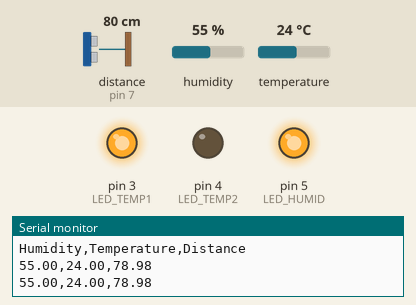
Recording of a sketch running on a simulated Arduino Uno, built with avr-gcc and run on an emulated ATmega328P. Shown: output pins drawn as LEDs (lit = HIGH), the last lines printed to the serial monitor. Wiring (inferred from the names in the program): ultrasonic range finder: trigger pin 6; echo pin 7. The test bench sets the inputs (shaded band); at power-on: humidity 55 %, temperature 24 °C, distance to the obstacle (sensor on pin 7) 80 cm. The echo pulse lasts 58.3 µs per cm; pins used as bus, display or sensor lines are not drawn.

Above: at 2.8 s.
2.9 s: humidity set to 53 %
At 4.5 s:
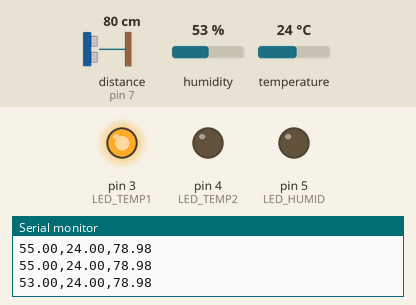
5.6 s: temperature set to 24.6 °C
8.3 s: temperature set to 25.6 °C
At 10.4 s:
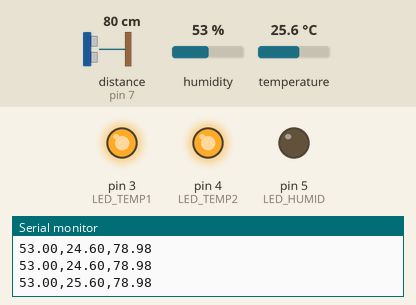
11.5 s: humidity set to 68 %
At 12.4 s:
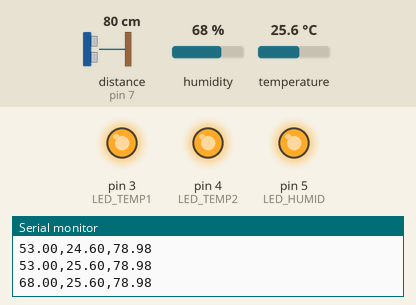
14.2 s: humidity set to 22 %
At 17.3 s:
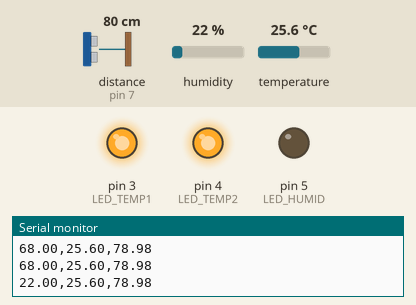
17.6 s: humidity set to 88 %
At 19.4 s:
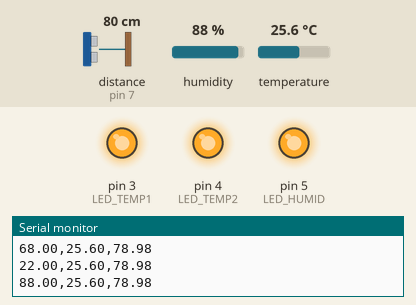
Timing chart, 0 to 20.9 s (numbered marks = the images above; inputs shaded):
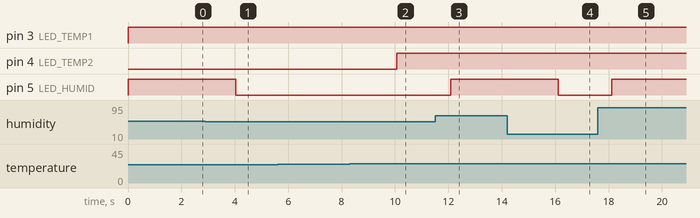

Measured:
- the behaviour switches between 55 and 54 % on humidity (found by bisection; images 0 and 1)
- the behaviour switches between 24.9 and 25 °C on temperature (found by bisection; images 1 and 2)
- after the input at 2.9 s, pin 5 (LED_HUMID): HIGH → LOW after 1.1 s
- after the input at 8.3 s, pin 4 (LED_TEMP2): LOW → HIGH after 1.8 s
- after the input at 11.5 s, pin 5 (LED_HUMID): LOW → HIGH after 0.58 s
- after the input at 14.2 s, pin 5 (LED_HUMID): HIGH → LOW after 1.9 s
- after the input at 17.6 s, pin 5 (LED_HUMID): LOW → HIGH after 0.52 s

The sketch:

sketch_aug6a.ino
```cpp
#include <DHT.h>

// DHT Sensor
#define DHTPIN 2
#define DHTTYPE DHT22

// LED Pins
#define LED_TEMP1 3  // Temperature LED 1 (always on)
#define LED_TEMP2 4  // Temperature LED 2 (on if hot)
#define LED_HUMID 5  // Humidity LED

// Ultrasonic Sensor
#define TRIG_PIN 6
#define ECHO_PIN 7

// Thresholds
#define TEMP_THRESHOLD 25
#define HUMIDITY_THRESHOLD 55

DHT dht(DHTPIN, DHTTYPE);

void setup() {
  Serial.begin(9600);
  dht.begin();

  pinMode(LED_TEMP1, OUTPUT);
  pinMode(LED_TEMP2, OUTPUT);
  pinMode(LED_HUMID, OUTPUT);

  pinMode(TRIG_PIN, OUTPUT);
  pinMode(ECHO_PIN, INPUT);

  // Optional: print CSV header once
  Serial.println("Humidity,Temperature,Distance");
}

void loop() {
  float temperature = dht.readTemperature();
  float humidity = dht.readHumidity();

  if (isnan(temperature) || isnan(humidity)) {
    Serial.println("DHT22 read error");
    delay(2000);
    return;
  }

  // Ultrasonic Distance measurement
  digitalWrite(TRIG_PIN, LOW);
  delayMicroseconds(2);
  digitalWrite(TRIG_PIN, HIGH);
  delayMicroseconds(10);
  digitalWrite(TRIG_PIN, LOW);

  long duration = pulseIn(ECHO_PIN, HIGH);
  float distance = duration * 0.034 / 2;

  // Print CSV data line
  Serial.print(humidity);
  Serial.print(",");
  Serial.print(temperature);
  Serial.print(",");
  Serial.println(distance);

  // Temperature LED logic
  digitalWrite(LED_TEMP1, HIGH); // Always on
  digitalWrite(LED_TEMP2, temperature >= TEMP_THRESHOLD ? HIGH : LOW);

  // Humidity LED logic
  digitalWrite(LED_HUMID, humidity >= HUMIDITY_THRESHOLD ? HIGH : LOW);

  delay(2000); // Wait 2 seconds before next reading
}
```
